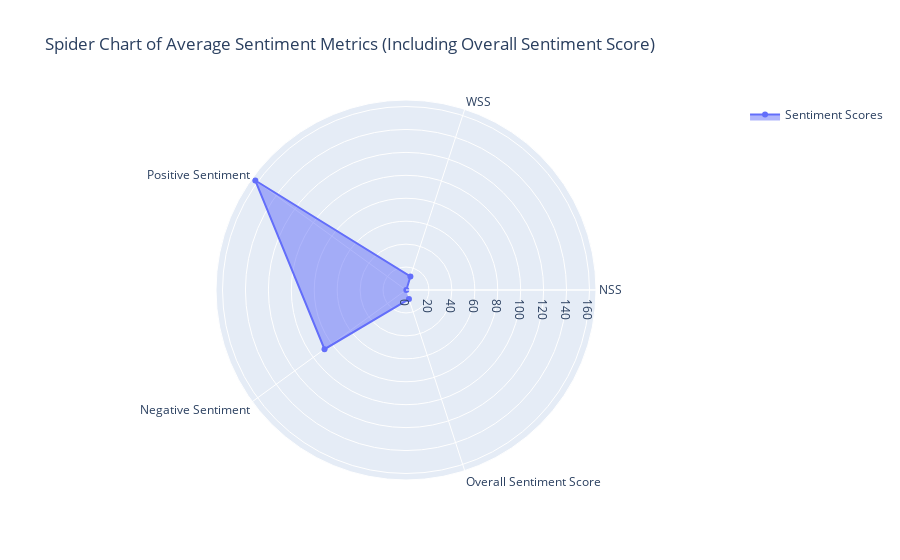

Notebook code for this chart:
### Markdown cell above
#  Spider Chart (Radar Chart) for Multiple Metrics

### Code cell
if 'NSS' in df.columns and 'WSS' in df.columns and 'Overall_Sentiment_Score' in df.columns:
    fig = go.Figure()

    fig.add_trace(go.Scatterpolar(
        r=[df['NSS'].mean(), df['WSS'].mean(), df['positive'].mean(), df['negative'].mean(), df['Overall_Sentiment_Score'].mean()],
        theta=['NSS', 'WSS', 'Positive Sentiment', 'Negative Sentiment', 'Overall Sentiment Score'],
        fill='toself',
        name='Sentiment Scores'
    ))

    fig.update_layout(
        polar=dict(
            radialaxis=dict(visible=True)
        ),
        showlegend=True,
        title="Spider Chart of Average Sentiment Metrics (Including Overall Sentiment Score)"
    )
    fig.show()

### Figure 1 — Plotly figure (JSON) as saved in the notebook; plotly's stock layout.template omitted (floating-point values rounded to 4 significant figures)
{"data": [{"fill": "toself", "name": "Sentiment Scores", "r": [0.2937, 12.43, 162.4, 87.83, 8.354], "theta": ["NSS", "WSS", "Positive Sentiment", "Negative Sentiment", "Overall Sentiment Score"], "type": "scatterpolar"}], "layout": {"polar": {"radialaxis": {"visible": true}}, "showlegend": true, "title": {"text": "Spider Chart of Average Sentiment Metrics (Including Overall Sentiment Score)"}}}
